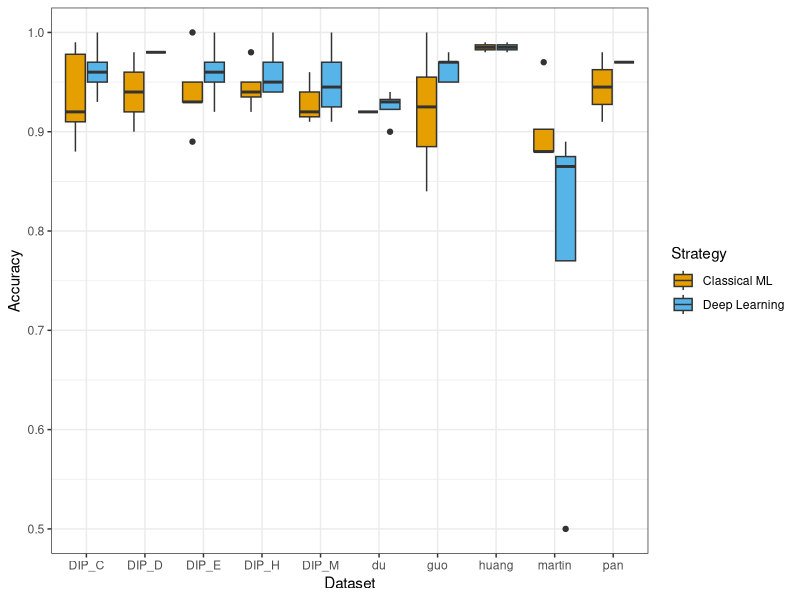
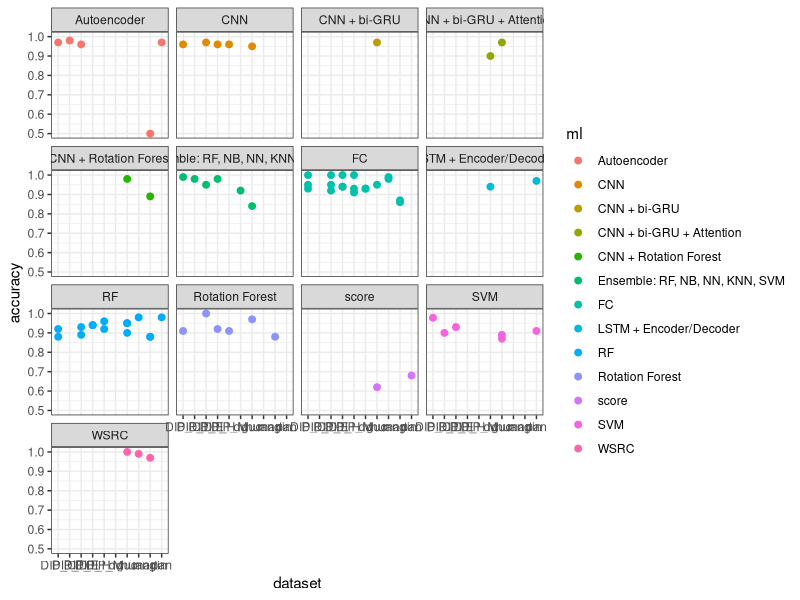
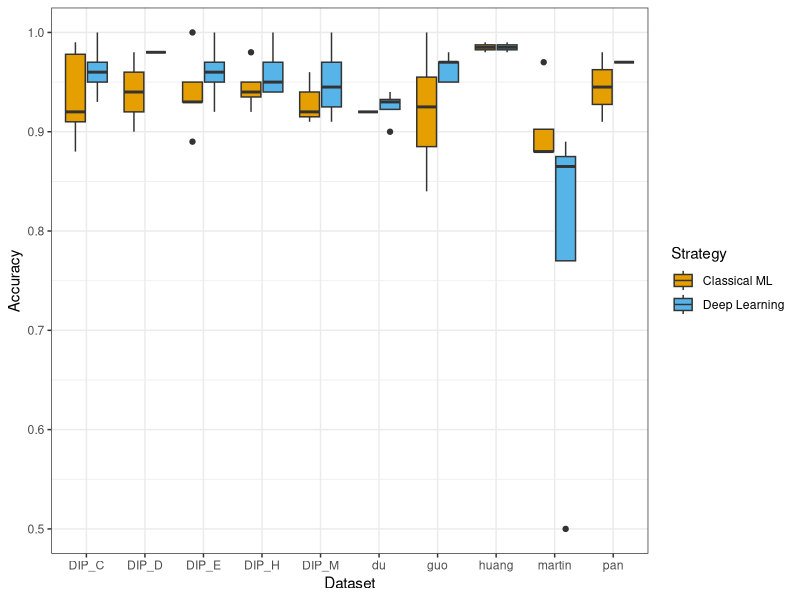

Here is the R script that generated these plots, in order:
library(data.table)
library(ggplot2)

all_accuracies <- data.table(name=rep('guo_2008', 3), ml=rep('SVM', 3), strategy='classical_ML', accuracy=c(0.87, 0.58, 0.86), dataset=c('guo', 'own', 'own'))
all_accuracies <- rbind(all_accuracies, data.table(name = rep('guo_2010', 6), ml=rep('SVM', 6), strategy='classical_ML', accuracy=c(0.89, 0.91, 0.93, 0.90, 0.978, 0.94), dataset=c('guo', 'pan', 'DIP_E', 'DIP_D', 'DIP_C', 'other')))
all_accuracies <- rbind(all_accuracies, data.table(name = rep('pan_2010', 1), ml='RF', strategy='classical_ML', accuracy=c(0.98), dataset='pan'))
all_accuracies <- rbind(all_accuracies, data.table(name = rep('sun_2017', 7), ml=rep('Autoencoder', 7), strategy='Deep_Learning', accuracy=c(0.97, 0.5, 0.96, 0.98, 0.97, 0.9, 0.99), dataset=c('pan', 'martin', 'DIP_E', 'DIP_D', 'DIP_C', 'other', 'other')))
all_accuracies <- rbind(all_accuracies, data.table(name = rep('chen_2019', 1), ml=c('CNN + bi-GRU'), strategy='Deep_Learning', accuracy=rep(0.97), dataset=rep('guo', 1)))
all_accuracies <- rbind(all_accuracies, data.table(name = rep('wang_2019', 2), ml=rep('CNN + Rotation Forest', 2), strategy='Deep_Learning', accuracy=c(0.98,0.89), dataset=c('guo', 'martin')))
all_accuracies <- rbind(all_accuracies, data.table(name = rep('xu_2020', 3), ml=rep('WSRC', 3), strategy='classical_ML', accuracy=c(1.0, 0.97, 0.99), dataset=c('guo', 'martin', 'huang')))
all_accuracies <- rbind(all_accuracies, data.table(name = rep('wang_2017', 6), ml=rep('FC', 6), strategy='Deep_Learning', accuracy=c(0.87, 0.95, 0.93, 0.94, 0.93, 0.93), dataset=c('martin', 'DIP_E', 'DIP_C', 'DIP_H', 'DIP_M', 'du')))
all_accuracies <- rbind(all_accuracies, data.table(name = rep('you_2015', 7), ml=rep('RF', 7), strategy='classical_ML', accuracy=c(0.95, 0.88, 0.89, 0.88, 0.94, 0.92, 0.91), dataset=c('guo', 'martin', 'DIP_E', 'DIP_C', 'DIP_H', 'DIP_M', 'DIP_P')))
all_accuracies <- rbind(all_accuracies, data.table(name = rep('hu_2015', 2), ml=rep('score', 2), strategy='scoring', accuracy=c(0.62, 0.68), dataset=c('guo', 'pan')))
all_accuracies <- rbind(all_accuracies, data.table(name = rep('du_2017', 9), ml=rep('FC', 9), strategy='Deep_Learning', accuracy=c(0.86, 0.92, 0.95, 0.94, 0.91, 0.98, 0.93, 0.79, 0.91), dataset=c('martin', 'DIP_E', 'DIP_C', 'DIP_H', 'DIP_M', 'huang', 'du', 'other', 'other')))
all_accuracies <- rbind(all_accuracies, data.table(name = rep('yao_2019', 8), ml=rep('FC', 8), strategy='Deep_Learning', accuracy=c(0.95, 1, 1, 1, 1, 0.99, 0.73, 0.94), dataset=c('guo', 'DIP_E', 'DIP_C', 'DIP_H', 'DIP_M', 'huang', 'other', 'other')))
all_accuracies <- rbind(all_accuracies, data.table(name = rep('jha_2020', 2), ml=rep('LSTM + Encoder/Decoder', 2), strategy='Deep_Learning', accuracy=c(0.97, 0.94), dataset=c('pan', 'du')))
all_accuracies <- rbind(all_accuracies, data.table(name = rep('saha_2014', 2), ml=rep('Ensemble: SVM, RF, DT, NB', 2), strategy='classical_ML', accuracy=c(0.68, 0.91), dataset=c('own', 'own')))
all_accuracies <- rbind(all_accuracies, data.table(name = rep('chen_20192', 8), ml=rep('Ensemble: RF, NB, NN, KNN, SVM', 8), strategy='classical_ML', accuracy=c(0.84, 0.98, 0.95, 0.98, 0.99, 0.92, 0.78, 0.94), dataset=c('guo', 'DIP_H', 'DIP_E', 'DIP_D', 'DIP_C', 'du', 'other', 'other')))
all_accuracies <- rbind(all_accuracies, data.table(name = rep('zhao_2020', 4), ml=rep('CNN + bi-GRU + Attention', 4), strategy='Deep_Learning', accuracy=c(0.97, 0.9, 0.88, 0.96), dataset=c('guo', 'du', 'other', 'other')))
all_accuracies <- rbind(all_accuracies, data.table(name = rep('hashemifar_2018', 5), ml=rep('CNN', 5), strategy='Deep_Learning', accuracy=c(0.95, 0.96, 0.97, 0.96, 0.96), dataset=c('guo', 'DIP_H', 'DIP_E', 'DIP_C', 'DIP_M')))
all_accuracies <- rbind(all_accuracies, data.table(name = rep('maetschke_2021', 3), ml=rep('RF', 3), strategy='classical_ML', accuracy=c(0.9, 0.73, 0.93), dataset=c('guo', 'other', 'other')))
all_accuracies <- rbind(all_accuracies, data.table(name = rep('shen_2007', 1), ml='SVM', strategy='classical_ML', accuracy=c(0.84), dataset='own'))
all_accuracies <- rbind(all_accuracies, data.table(name = rep('mahapatra_2020', 1), ml='SVM', strategy='classical_ML', accuracy=c(0.99), dataset='own'))
all_accuracies <- rbind(all_accuracies, data.table(name = rep('wang_2018', 6), ml=rep('Rotation Forest', 6), strategy='classical_ML', accuracy=c(0.97, 0.88, 0.92, 1.0, 0.91, 0.91), dataset=c('guo', 'martin', 'DIP_H', 'DIP_E', 'DIP_C', 'DIP_M')))
all_accuracies <- rbind(all_accuracies, data.table(name = rep('hamp_2015', 2), ml=rep('SVM', 2), strategy='classical_ML', accuracy=c(0.67, 0.87), dataset=c('own', 'own')))
all_accuracies <- rbind(all_accuracies, data.table(name = rep('li_2017', 4), ml=rep('score', 4), strategy='scoring', accuracy=c(0.74, 0.93, 0.61, 0.82), dataset=c('own', 'own', 'other', 'other')))
all_accuracies <- rbind(all_accuracies, data.table(name = rep('ieremie_2022', 2), ml=rep('Transformer', 2),strategy='Deep_Learning',  accuracy=c(0.91, 0.97), dataset=c('other', 'other')))
all_accuracies <- rbind(all_accuracies, data.table(name = rep('ding_2016', 7), ml=rep('RF', 7), strategy='classical_ML', accuracy=c(0.95, 0.88, 0.94, 0.93, 0.92, 0.96, 0.98), dataset=c('guo', 'martin', 'DIP_H', 'DIP_E', 'DIP_C', 'DIP_M', 'huang')))
all_accuracies <- rbind(all_accuracies, data.table(name = rep('richoux_FC_2019', 2), ml=c('FC'), strategy='Deep_Learning', accuracy=c(0.9, 0.76), dataset=c('richoux_reg', 'richoux_strict')))
all_accuracies <- rbind(all_accuracies, data.table(name = rep('richoux_LSTM_2019', 2), ml=c('LSTM'), strategy='Deep_Learning', accuracy=c(0.86, 0.78), dataset=c('richoux_reg', 'richoux_strict')))

ggplot(all_accuracies[strategy !='scoring' & !dataset %in% c('own', 'other', 'richoux_reg', 'richoux_strict', 'DIP_P')], aes(x = dataset, y = accuracy, fill=strategy))+
  geom_boxplot()+
  labs(x = 'Dataset', y = 'Accuracy')+
  scale_fill_manual(values = c('classical_ML' = '#E69F00', 'Deep_Learning' = '#56B4E9'), labels = c('Classical ML', 'Deep Learning'), name = 'Strategy')+
  theme(text = element_text(size=20))+
  theme_bw()
ggsave('accuracies_ml_vs_dl.png', height=3, width=8)

ggplot(all_accuracies[!dataset %in% c('own', 'other', 'richoux_reg', 'richoux_strict', 'DIP_P')], aes(x = dataset, y = accuracy, color=ml))+
  geom_point(size=2)+
  facet_wrap(~ml)+
  theme(text = element_text(size=20))+
  theme_bw()

